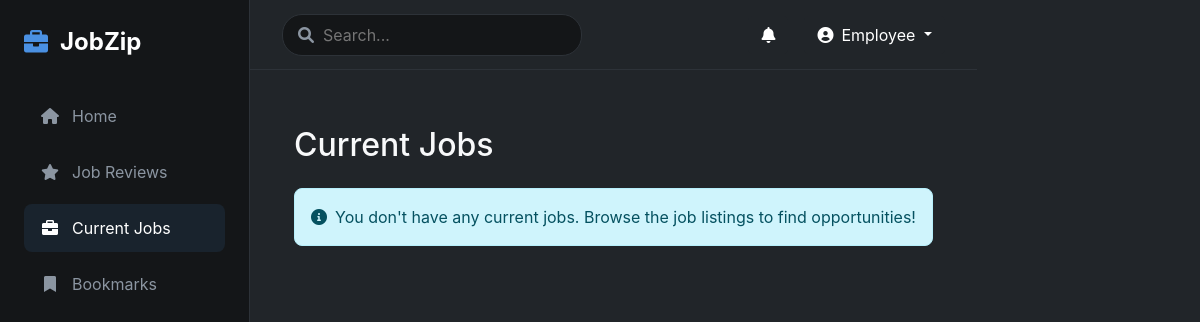
/job/current/ (signed in), run on an earlier commit of the app's database.
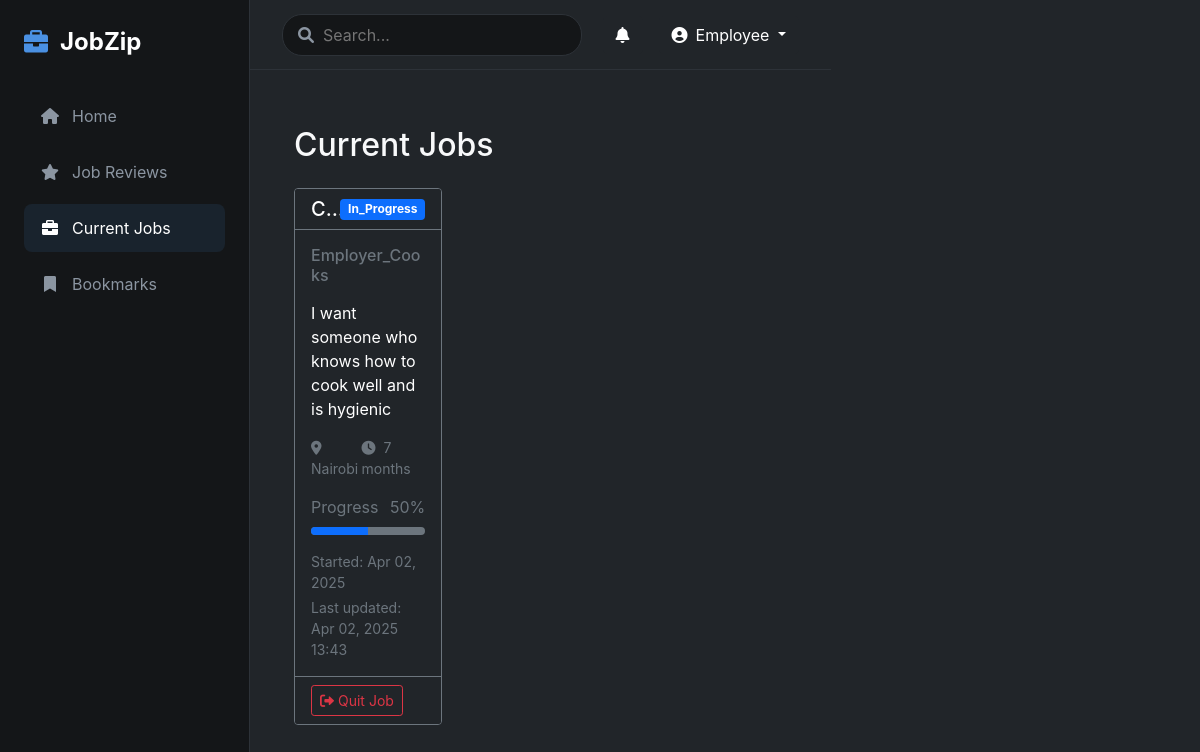
And on a later commit of the database.
### jobs/models.py (models this page shows, shortened)
class JobEnrollment(models.Model):
    STATUS_CHOICES = (
        ('pending', 'Pending'),
        ('accepted', 'Accepted'),
        ('in_progress', 'In Progress'),
        ('completed', 'Completed'),
        ('quit', 'Quit')
    )
    job = models.ForeignKey(Job, on_delete=models.CASCADE)
    employee = models.ForeignKey(User, on_delete=models.CASCADE)
    status = models.CharField(max_length=20, choices=STATUS_CHOICES, default='pending')
    progress = models.IntegerField(default=0)  # Progress percentage (0-100)
    enrolled_at = models.DateTimeField(auto_now_add=True)
    completed_at = models.DateTimeField(null=True, blank=True)
    last_updated = models.DateTimeField(auto_now=True)

class Job(models.Model):
    STATUS_CHOICES = (
        ('open', 'Open'),
        ('closed', 'Closed'),
    )
    employer = models.ForeignKey(User, on_delete=models.CASCADE, related_name='posted_jobs')
    title = models.CharField(max_length=200)
    description = models.TextField()
    location = models.CharField(max_length=100)
    duration = models.CharField(max_length=50)
    company = models.CharField(max_length=200)
    salary = models.CharField(max_length=100, help_text="e.g., $50,000/year or $25/hour", null=True, blank=True)
    employees_required = models.IntegerField()
    deadline = models.DateTimeField()
    created_at = models.DateTimeField(auto_now_add=True)
    status = models.CharField(max_length=10, choices=STATUS_CHOICES, default='open')
    company_pictures = models.ManyToManyField('CompanyPicture')

### jobs/views.py (the view)
# urls.py: path('job/current/', views.current_jobs, name='current_jobs'),
@login_required
def current_jobs(request):
    if request.user.user_type != 'employee':
        return redirect('home')
    enrollments = JobEnrollment.objects.filter(
        employee=request.user,
        status__in=['accepted', 'in_progress', 'completed']
    ).select_related('job').order_by('-enrolled_at')
    return render(request, 'jobs/current_jobs.html', {'enrollments': enrollments})

### jobs/templates/jobs/current_jobs.html (shortened to what the changed rows need)
{% extends 'jobs/base.html' %}
{% load static %}
{% block content %}
<div class="container-fluid py-4">
    <h2 class="mb-4">Current Jobs</h2>
    <div class="row g-4">
        {% for enrollment in enrollments %}
        <div class="col-12 col-md-6 col-lg-4">
            <div class="card h-100 bg-dark text-white border-secondary">
                <div class="card-header bg-dark border-secondary">
                    <div class="d-flex justify-content-between align-items-center">
                        <h5 class="card-title mb-0 text-truncate">{{ enrollment.job.title }}</h5>
                        <span class="badge {% if enrollment.status == 'completed' %}bg-success{% elif enrollment.status == 'in_progress' %}bg-primary{% elif enrollment.status == 'quit' %}bg-danger{% else %}bg-warning{% endif %}">
                            {{ enrollment.status|title }}
                        </span>
                    </div>
                </div>
                <div class="card-body">
                    <h6 class="text-muted mb-3">{{ enrollment.job.company }}</h6>
                    <p class="card-text">{{ enrollment.job.description|truncatewords:30 }}</p>
                    <div class="mt-3">
                        <div class="d-flex justify-content-between align-items-center mb-2">
                            <small class="text-muted">
                                <i class="fas fa-map-marker-alt me-1"></i>
                                {{ enrollment.job.location }}
                            </small>
                            <small class="text-muted">
                                <i class="fas fa-clock me-1"></i>
                                {{ enrollment.job.duration }}
                            </small>
                        </div>
                        {% if enrollment.status != 'quit' %}
                        <div class="mt-3">
                            <div class="d-flex justify-content-between align-items-center mb-2">
                                <span class="text-muted">Progress</span>
                                <span class="text-muted">{{ enrollment.progress }}%</span>
                            </div>
                            <div class="progress bg-secondary" style="height: 8px">
                                <div class="progress-bar {% if enrollment.status == 'completed' %}bg-success{% elif enrollment.status == 'in_progress' %}bg-primary{% else %}bg-warning{% endif %}"
                                     role="progressbar"
                                     style="width: {{ enrollment.progress }}%;"
                                     aria-valuenow="{{ enrollment.progress }}"
                                     aria-valuemin="0"
                                     aria-valuemax="100">
                                </div>
                            </div>
                        </div>
                        {% endif %}
                        <div class="mt-3">
                            <div class="d-flex justify-content-between">
                                <small class="text-muted">Started: {{ enrollment.enrolled_at|date:"M d, Y" }}</small>
                            </div>
                            <small class="text-muted d-block mt-1">Last updated: {{ enrollment.last_updated|date:"M d, Y H:i" }}</small>
                        </div>
                    </div>
                </div>
                <div class="card-footer bg-dark border-secondary">
                    <div class="d-flex justify-content-between align-items-center">
                        {% if enrollment.status != 'completed' and enrollment.status != 'quit' %}
                        <button type="button" class="btn btn-outline-danger btn-sm" onclick="quitJob({{ enrollment.job.id }})">
                            <i class="fas fa-sign-out-alt me-1"></i>Quit Job
                        </button>
                        {% else %}
                        <div></div>
                        {% endif %}
                    </div>
                </div>
            </div>
        </div>
        {% empty %}
        <div class="col-12">
            <div class="alert alert-info">
                <i class="fas fa-info-circle me-2"></i>You don't have any current jobs. Browse the job listings to find opportunities!
            </div>
        </div>
        {% endfor %}
    </div>
</div>
{% endblock %}

What changed in the data, as far as the page shows it:
added JobEnrollment: status "In_Progress", job.company "Employer_Cooks", job.description "I want someone who knows how to cook well and is hygienic", job.location "Nairobi", job.duration "7 months", progress "50", enrolled_at "Apr 02, 2025", last_updated "Apr 02, 2025 13:43"
Also different on the page:
text no longer shown: "You don't have any current jobs. Browse the job listings to find opportunities!"
